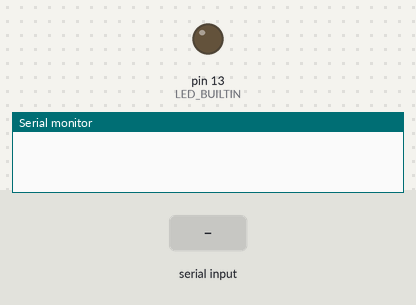
A sketch run on a simulated Arduino Uno, built with avr-gcc and run on an emulated ATmega328P. Parts: output pins drawn as LEDs (lit = HIGH), the last lines printed to the serial monitor. Inputs (shaded band) come from the test bench.

Above: at 1.2 s.
1.3 s: "3\n" received over Serial
At 3.8 s:
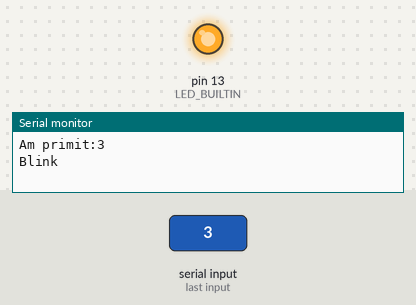
4.3 s: "1\n" received over Serial
At 4.8 s:
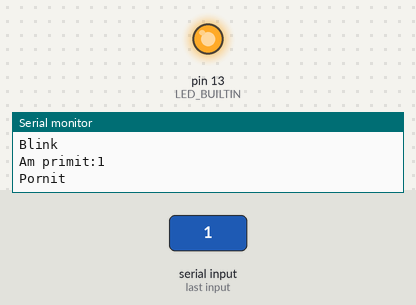
5.8 s: "2\n" received over Serial
At 6.9 s:
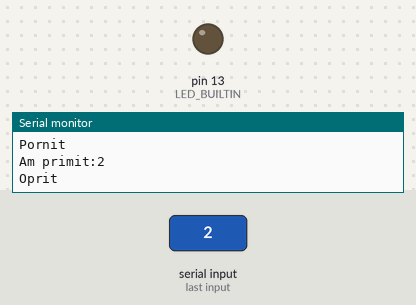
Timing chart, 0 to 8.8 s (numbered marks = the images above; inputs shaded):
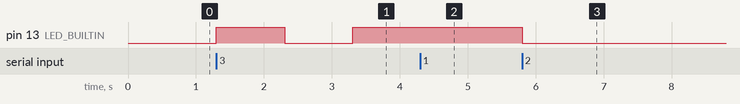

Measured:
- after the input at 1.3 s, pin 13 (LED_BUILTIN): LOW → HIGH at once, → LOW 1.0 s later, → HIGH 1.0 s later
- after the input at 4.3 s, pin 13 (LED_BUILTIN): stays HIGH (without the input it goes to LOW after 0.01 s)
- after the input at 5.8 s, pin 13 (LED_BUILTIN): HIGH → LOW at once

The sketch:

Lab1.ino
```cpp
void setup() {
  Serial.begin(9600);
  pinMode(LED_BUILTIN, OUTPUT);
}

char s[1000];
char c;
int idx=0;
long previousMillis = 0;
int ledState = LOW;
long interval = 1000;
bool blink=false;
void loop() {

  unsigned long currentMillis = millis();

  if(blink==true)
  {
    if(currentMillis - previousMillis > interval) {

           previousMillis = currentMillis;
           if (ledState == LOW)
              ledState = HIGH;
           else
               ledState = LOW;

          digitalWrite(LED_BUILTIN, ledState);
      }
  }

  while(Serial.available()>0)
  {
    c=Serial.read();
    s[idx++]=c;
  }

  if(idx>0 && c=='\n')
  {
    s[idx]=0;
    Serial.print("Am primit:");
    Serial.println(s);
    if(s[0]=='1')
    {
      Serial.println("Pornit");
      digitalWrite(LED_BUILTIN, HIGH);
      blink=false;
    }

     if(s[0]=='2')
    {
      Serial.println("Oprit");
      digitalWrite(LED_BUILTIN, LOW);
      blink=false;
    }

     if(s[0]=='3')
    {
      Serial.println("Blink");
      blink=true;
    }

    idx=0;
  }

}
```
